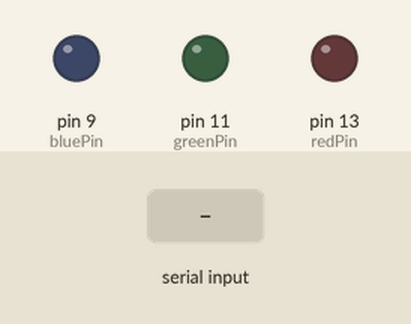
A sketch run on a simulated Arduino Uno, built with avr-gcc and run on an emulated ATmega328P. Shown: output pins drawn as LEDs (lit = HIGH). The test bench sets the inputs (shaded band).

Above: at 1.2 s.
1.3 s: "r" received over Serial
At 2.0 s:
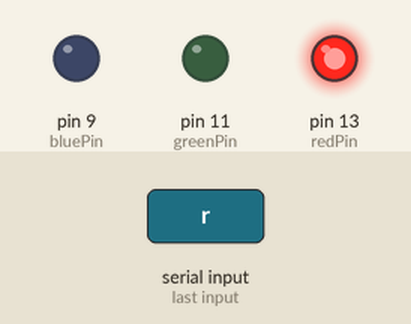
2.8 s: "g" received over Serial
At 3.2 s:
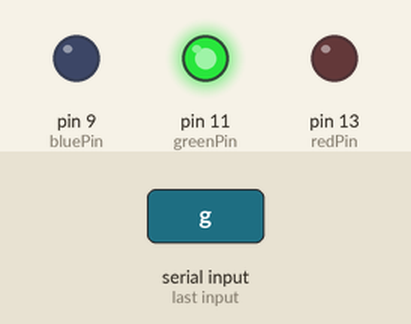
4.3 s: "b" received over Serial
At 5.5 s:
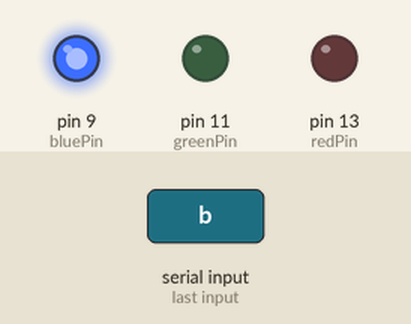
5.8 s: "o" received over Serial
At 6.7 s:
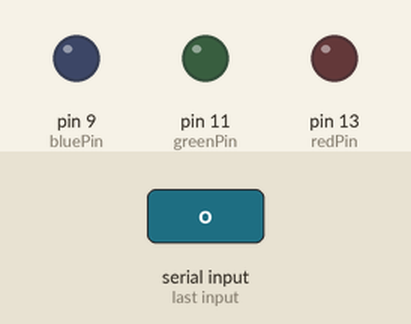
Timing chart, 0 to 8.3 s (numbered marks = the images above; inputs shaded):
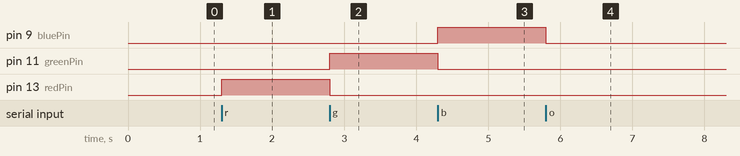

Measured:
- after the input at 1.3 s, pin 13 (redPin): LOW → HIGH at once
- after the input at 2.8 s, pin 11 (greenPin): LOW → HIGH at once; pin 13 (redPin): HIGH → LOW at once
- after the input at 4.3 s, pin 9 (bluePin): LOW → HIGH at once; pin 11 (greenPin): HIGH → LOW at once
- after the input at 5.8 s, pin 9 (bluePin): HIGH → LOW at once

The sketch:

Lesson_06_Serial_Monitor.ino
```cpp
const int redPin = 13; // Labels pin 13 as redPin
const int greenPin = 11; // Labels pin 11 as greenPin
const int bluePin = 9; // Labels pin 9 as bluePin
int read = 0; // Declares read as a variable

void setup() {
  pinMode(redPin, OUTPUT); // Initalizes redPin as output
  pinMode(greenPin, OUTPUT); // initalizes greenPin as output
  pinMode(bluePin, OUTPUT); // initalizes bluePin as output
  Serial.begin(9600); // Begins serial monitor
}

void loop() {
  read = Serial.read(); // Sets read to whatever is typed in serial monitor
  if (read == 114) { // If r is typed into serial monitor
    digitalWrite(redPin, HIGH);
    digitalWrite(greenPin, LOW);
    digitalWrite(bluePin, LOW);
  }
  if (read == 103) { // If g is typed into serial monitor
    digitalWrite(redPin, LOW);
    digitalWrite(greenPin, HIGH);
    digitalWrite(bluePin, LOW);
  }
  if (read == 98) { // If b is typed into serial monitor
    digitalWrite(redPin, LOW);
    digitalWrite(greenPin, LOW);
    digitalWrite(bluePin, HIGH);
  }
  if (read == 111) { // If o is typed into serial monitor
    digitalWrite(redPin, LOW);
    digitalWrite(greenPin, LOW);
    digitalWrite(bluePin, LOW);
  }
}
// r = red
// g = green
// b = blue
// o = off
```
